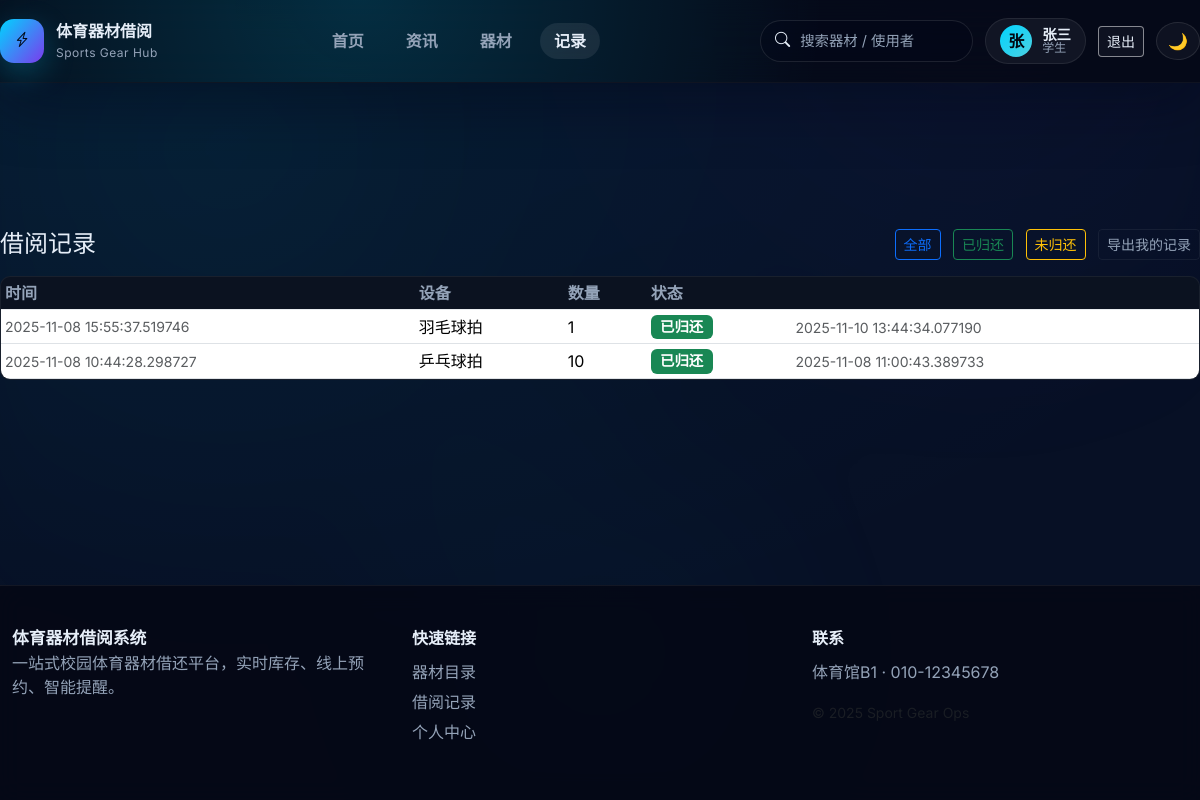
Before: /records (signed in) with the older database file.
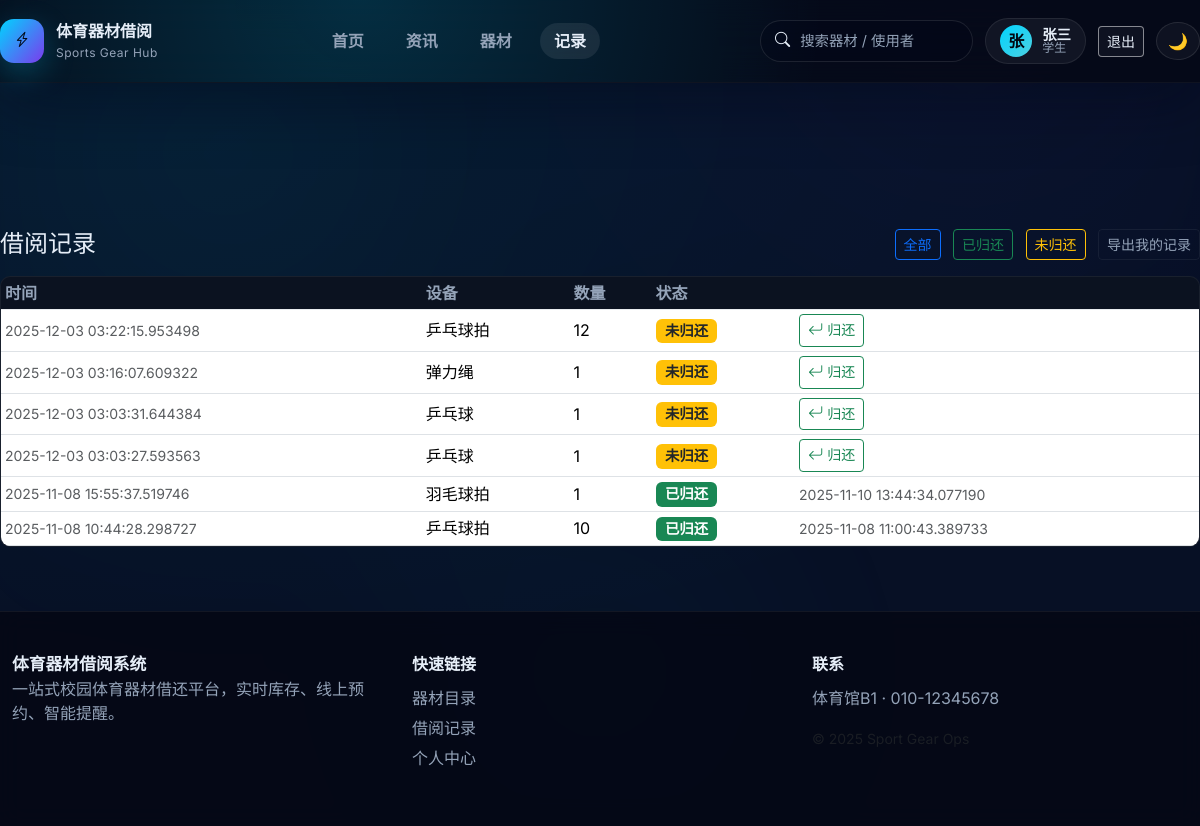
After: the same page with the newer database file.
### models.py (models this page shows, shortened)
class User(db.Model):
    __tablename__ = 'user'
    id = db.Column(db.Integer, primary_key=True)
    username = db.Column(db.String(80), unique=True, nullable=False)
    password_hash = db.Column(db.String(200), nullable=False)
    is_admin = db.Column(db.Boolean, default=False)
    full_name = db.Column(db.String(120), nullable=True)
    class_name = db.Column(db.String(120), nullable=True)
    gender = db.Column(db.String(16), nullable=True)
    phone = db.Column(db.String(30), nullable=True)

class BorrowRecord(db.Model):
    __tablename__ = 'borrow_record'
    id = db.Column(db.Integer, primary_key=True)
    equipment_id = db.Column(db.Integer, db.ForeignKey('equipment.id'), nullable=False)
    user_id = db.Column(db.Integer, db.ForeignKey('user.id'), nullable=True)
    equipment = db.relationship('Equipment', backref=db.backref('borrow_records', lazy=True))
    user = db.relationship('User', backref=db.backref('borrow_records', lazy=True))
    user_name = db.Column(db.String(120), nullable=False)
    quantity = db.Column(db.Integer, nullable=False)
    borrow_date = db.Column(db.DateTime, default=lambda: datetime.datetime.now(timezone.utc))
    return_date = db.Column(db.DateTime, nullable=True)

class Equipment(db.Model):
    __tablename__ = 'equipment'
    id = db.Column(db.Integer, primary_key=True)
    name = db.Column(db.String(120), nullable=False)
    total_quantity = db.Column(db.Integer, nullable=False, default=1)
    available_quantity = db.Column(db.Integer, nullable=False, default=1)

### app.py (the view)
    @app.route('/records')
    @login_required
    def records():
        status = request.args.get('status')
        user = getattr(g, 'current_user', None)
        if user.is_admin:
            query = BorrowRecord.query.join(Equipment)
        else:
            query = BorrowRecord.query.join(Equipment).filter(BorrowRecord.user_id == user.id)
        if status == 'returned':
            query = query.filter(BorrowRecord.return_date.isnot(None))
        elif status == 'outstanding':
            query = query.filter(BorrowRecord.return_date.is_(None))
        items = query.order_by(BorrowRecord.borrow_date.desc()).limit(200).all()
        return render_template('records.html', borrows=items, status=status)

### services/auth.py (called while the page is built)
def get_current_user() -> Optional[User]:
    if hasattr(g, '_cached_user'):
        return g._cached_user
    user_id = session.get('user_id')
    user = db.session.get(User, user_id) if user_id else None
    g._cached_user = user
    return user

def login_required(view):
    @wraps(view)
    def wrapped(*args, **kwargs):
        if not session.get('user_id'):
            flash('请先登录', 'error')
            return redirect(url_for('login', next=request.url))
        return view(*args, **kwargs)
    return wrapped

### templates/records.html (shortened to what this page needs)
{% extends 'layout.html' %}
{% block content %}
<div class="d-flex justify-content-between align-items-center mb-3">
  <h4 class="mb-0">借阅记录</h4>
  <div>
    <a class="btn btn-sm btn-outline-primary me-2" href="?status=all">全部</a>
    <a class="btn btn-sm btn-outline-success me-2" href="?status=returned">已归还</a>
    <a class="btn btn-sm btn-outline-warning me-2" href="?status=outstanding">未归还</a>
    {% if current_user and not current_user.is_admin %}
      <a class="btn btn-sm btn-outline-secondary" href="/export_my_records">导出我的记录</a>
    {% else %}
      <a class="btn btn-sm btn-outline-secondary" href="/export_records">导出全部记录</a>
    {% endif %}
  </div>
</div>
<div class="card">
  <div class="card-body p-0">
    <div class="table-responsive">
      <table class="table table-sm mb-0 align-middle">
        <thead class="table-light">
          <tr>
            <th>时间</th>
            <th>设备</th>
            <th>数量</th>
            <th>状态</th>
            <th></th>
          </tr>
        </thead>
        <tbody>
          {% for r in borrows %}
          <tr>
            <td class="small text-muted">{{ r.borrow_date }}</td>
            <td>{{ r.equipment.name if r.equipment else '已删除' }}</td>
            <td>{{ r.quantity }}</td>
            <td>
              {% if r.return_date %}
                <span class="badge bg-success">已归还</span>
              {% else %}
                <span class="badge bg-warning text-dark">未归还</span>
              {% endif %}
            </td>
            <td>
              {% if not r.return_date %}
              <form method="post" action="/return" class="d-inline">
                <button class="btn btn-sm btn-outline-success"><i class="bi bi-arrow-return-left"></i> 归还</button>
              </form>
              {% else %}
              <span class="text-muted small">{{ r.return_date }}</span>
              {% endif %}
            </td>
          </tr>
          {% endfor %}
        </tbody>
      </table>
    </div>
  </div>
</div>
{% endblock %}

### templates/layout.html (shortened to what this page needs)
<!doctype html>
<html lang="zh-CN">
  <head>
    <link href="https://cdn.jsdelivr.net/npm/bootstrap@5.3.2/dist/css/bootstrap.min.css" rel="stylesheet">
    <link href="https://cdn.jsdelivr.net/npm/bootstrap-icons@1.10.5/font/bootstrap-icons.css" rel="stylesheet">
    <link rel="stylesheet" href="https://cdnjs.cloudflare.com/ajax/libs/font-awesome/6.5.0/css/all.min.css" />
    <link rel="stylesheet" href="{{ url_for('static', filename='style.css') }}">
  </head>
  <body class="app-body">
    <div class="bg-grid" aria-hidden="true"></div>
    <header class="nav-shell">
      <div class="container nav-inner">
        <a class="brand" href="{{ url_for('index') }}">
          <span class="brand-mark"><i class="bi bi-lightning-charge"></i></span>
          <div>
            <div class="brand-title">体育器材借阅</div>
            <div class="brand-sub">Sports Gear Hub</div>
          </div>
        </a>
        <nav class="nav-links d-none d-lg-flex">
          <a href="{{ url_for('index') }}" class="nav-link {% if request.endpoint == 'index' %}active{% endif %}">首页</a>
          <a href="{{ url_for('news_list') }}" class="nav-link {% if request.endpoint in ['news_list','news_detail'] %}active{% endif %}">资讯</a>
          <a href="{{ url_for('catalog') }}" class="nav-link {% if request.endpoint == 'catalog' %}active{% endif %}">器材</a>
          <a href="{{ url_for('records') }}" class="nav-link {% if request.endpoint == 'records' %}active{% endif %}">记录</a>
        </nav>
        <div class="nav-actions">
          <form class="d-none d-xl-flex" method="get" action="{{ url_for('catalog') }}" role="search">
            <label class="search-pill">
              <i class="bi bi-search"></i>
              <input name="q" placeholder="搜索器材 / 使用者" autocomplete="off">
            </label>
          </form>
          {% if current_user %}
          <a class="user-pill" href="{{ url_for('profile') }}">
            <span class="avatar">{{ current_user.username[:1]|upper }}</span>
            <span class="user-meta">
              <span class="user-name">{{ current_user.username }}</span>
              <span class="user-role">{{ '管理员' if current_user.is_admin else '学生' }}</span>
            </span>
          </a>
          <a class="btn btn-sm btn-outline-light d-none d-lg-inline-flex" href="{{ url_for('logout') }}">退出</a>
          {% else %}
          <a class="btn btn-sm btn-outline-light me-2" href="{{ url_for('login') }}">登录</a>
          <a class="btn btn-sm btn-primary" href="{{ url_for('register') }}">注册</a>
          {% endif %}
          <button id="theme-toggle-btn" class="btn btn-icon" type="button" aria-label="切换主题">🌙</button>
        </div>
      </div>
      <div class="nav-glow" aria-hidden="true"></div>
    </header>
    <main class="container content-shell">
      {% block content %}{% endblock %}
    </main>
    <footer class="site-footer">
      <div class="container footer-grid">
        <div>
          <div class="brand-mini">体育器材借阅系统</div>
          <p>一站式校园体育器材借还平台，实时库存、线上预约、智能提醒。</p>
        </div>
        <div>
          <div class="footer-title">快速链接</div>
          <ul>
            <li><a href="{{ url_for('catalog') }}">器材目录</a></li>
            <li><a href="{{ url_for('records') }}">借阅记录</a></li>
            <li><a href="{{ url_for('profile') }}">个人中心</a></li>
          </ul>
        </div>
        <div>
          <div class="footer-title">联系</div>
          <p>体育馆B1 · 010-12345678</p>
          <small class="text-muted">© {{ current_year if current_year else '2025' }} Sport Gear Ops</small>
        </div>
      </div>
    </footer>
  </body>
</html>

Changed rows visible on the page:
added BorrowRecord: borrow_date "2025-12-03 03:22:15.953498", equipment "乒乓球拍", quantity "12", shows "未归还"
added BorrowRecord: borrow_date "2025-12-03 03:16:07.609322", equipment "弹力绳", quantity "1", shows "未归还"
added BorrowRecord: borrow_date "2025-12-03 03:03:31.644384", equipment "乒乓球", quantity "1", shows "未归还"
added BorrowRecord: borrow_date "2025-12-03 03:03:27.593563", equipment "乒乓球", quantity "1", shows "未归还"
